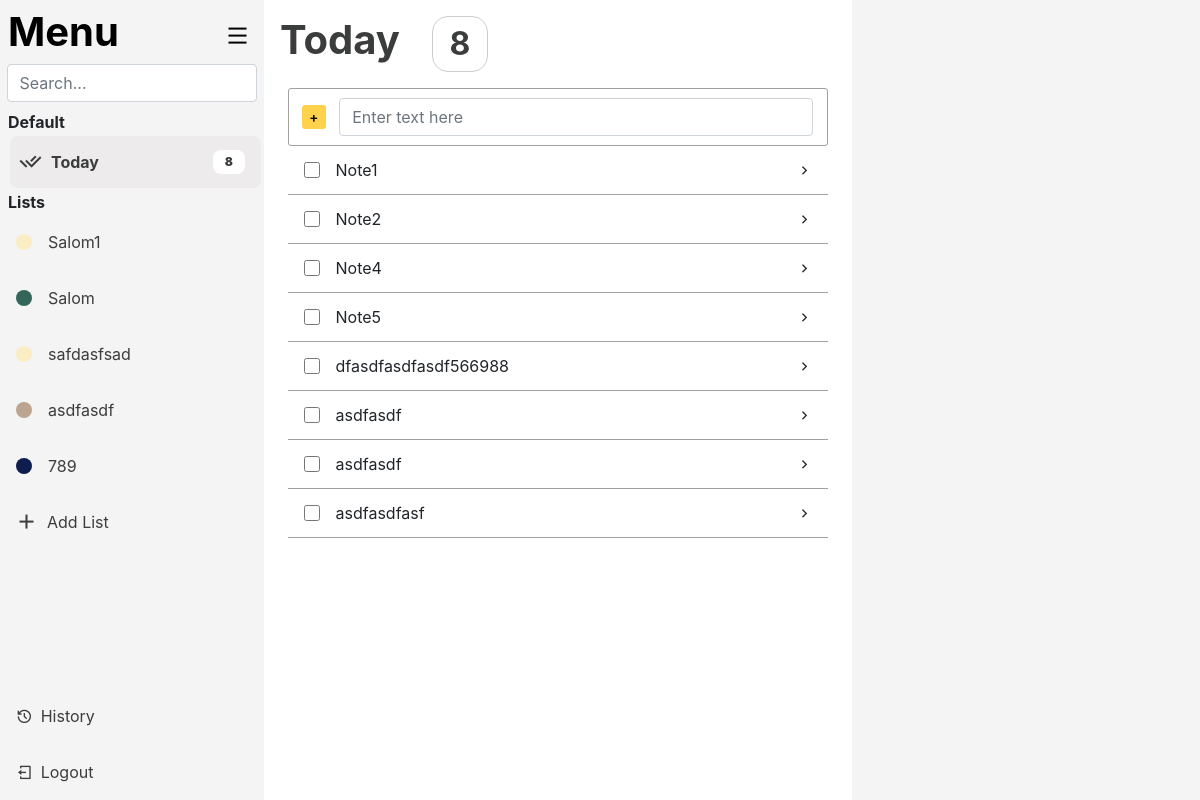
The app's page /noter/ (signed in), older data.
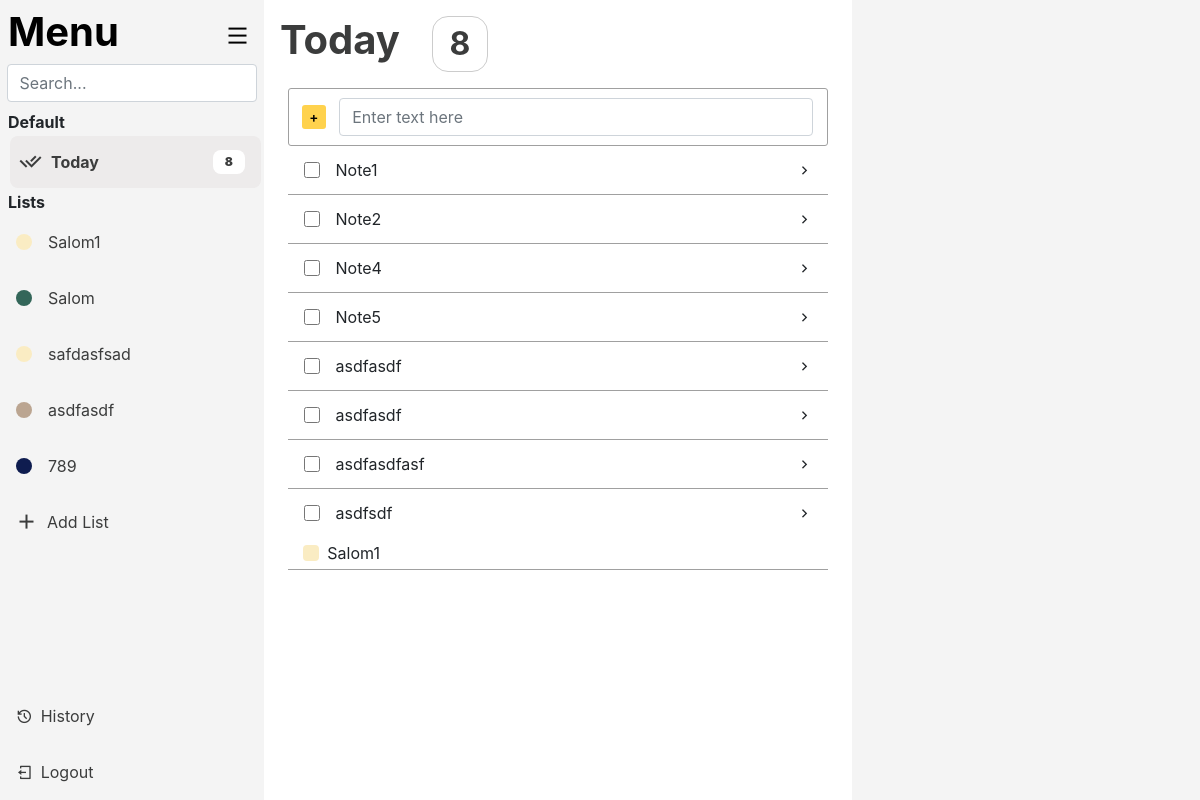
The same page, newer data.
### noter/models.py (models this page shows, shortened)
class List(models.Model):
    name = models.CharField(max_length=15)
    color = models.CharField(max_length=15, default='default')
    user = models.ForeignKey(CustomUser, on_delete=models.CASCADE, related_name='lists', default=1)

class Note(models.Model):
    title = models.CharField(max_length=100, null=False, blank=False)
    description = models.TextField(blank=True, default=None, null=True)
    status = models.BooleanField(default=False)
    created_at = models.CharField(max_length=20)
    start_at = models.DateField(null=True, blank=True)
    end_at = models.DateField(null=True, blank=True)
    deadline = models.DateField(null=True, blank=True)
    list = models.ForeignKey(List, on_delete=models.CASCADE, related_name='notes', null=True, blank=True)
    user = models.ForeignKey(CustomUser, on_delete=models.CASCADE, default=1)

### noter/views.py (the view)
# urls.py: path('', views.Home, name='home'),
@login_required
def Home(request):
    ulists = List.objects.filter(user = request.user)
    lists = []
    list_id = 0
    for list in ulists:
        if list.name != "Today":
            lists.append(list)
        if list.name == "Today":
            list_id = list.id
    unotes = Note.objects.filter(user = request.user)
    notes = []
    today = date.today()
    for note in unotes:
        if note.end_at <= today and note.status == False:
            if note.end_at:
                note.end_at = note.end_at.strftime('%Y-%m-%dT%H:%M')
            if note.start_at:
                note.start_at = note.start_at.strftime('%Y-%m-%dT%H:%M')
            if note.deadline:
                note.deadline = note.deadline.strftime('%Y-%m-%dT%H:%M')
            notes.append(note)
    return render(request, 'noter/home.html', {'lists': lists, 'number_of_notes':len(notes), 'notes':notes, 'list_id': list_id, 'today': today, 'none': None})

### noter/templates/noter/home.html (shortened to what this page needs)
{% extends 'noter/base.html' %}
{% block css %}
    {% load static %}
    <link rel="stylesheet" href="{% static 'noter/css/home.css' %}">
    <link href="https://cdn.jsdelivr.net/npm/remixicon@4.5.0/fonts/remixicon.css" rel="stylesheet"/>
    <link href="https://cdn.jsdelivr.net/npm/bootstrap@4.6.2/dist/css/bootstrap.min.css" rel="stylesheet">
{% endblock %}
{% block content %}
    <div class="main">
        <div class="menu">
            <div class="menu_header">
                <div class="menu_header_header">
                    <a href="{% url 'noter:home' %}" style="text-decoration: none; color: #000000;">
                        <h1><b>Menu</b></h1>
                    </a>
                    <button onclick="toggle()" style="border:none; background-color: transparent;">
                        <i class="ri-menu-line"></i>
                    </button>
                </div>
                <div class="menu_header_header_input">
                    <input type="search" class="form-control" placeholder="Search..." aria-label="Search">
                </div>
            </div>
            <div class="menu_tasks">
                <div class="menu_tasks_header">
                    <b>Default</b>
                </div>
                <div class="menu_tasks_buttons">
                    <a class="task_button ticked" href="{% url 'noter:home' %}">
                        <i class="ri-check-double-line task_button_text"></i>
                        <div class="task_button_text">Today</div>
                        <div class="task_button_number_parent">
                            <div class="task_button_number">
                                <b>{{ number_of_notes }}</b>
                            </div>
                        </div>
                    </a>
                </div>
            </div>
            <div class="menu_lists">
                <div class="menu_tasks_header">
                    <b>Lists</b>
                </div>
                <div class="menu_tasks_buttons">
                    <div class="menu_list_button_overflow">
                        {% for list in lists %}
                        <a class="menu_list_button " href="{% url 'noter:lists' list.id %}">
                            <div class="bg-{{list.color}} i"></div>
                            <div class="list_href_text">{{list.name}}</div>
                        </a>
                        {% endfor %}
                    </div>
                    <button class="menu_list_button_fteroo" onclick="add_list_div()">
                        <i class="ri-add-line" style="margin: 1vh 1vh;"></i>
                        <div class="menu_list_button_text">Add List</div>
                    </button>
                </div>
            </div>
            <div class="menu_footer">
                <a class="menu_footer_logout" href="{% url 'noter:history' %}">
                    <i class="ri-history-line"></i>History
                </a>
                <a class="menu_footer_logout" href="{% url 'users:logout' %}">
                    <i class="ri-logout-box-line"></i>Logout
                </a>
            </div>
        </div>
        <div class="list">
            <div class="list_text">
                <h1><b>Today</b></h1>
                <div class="list_text_number">
                    <b>{{ number_of_notes }}</b>
                </div>
            </div>
            <div class="list_main">
                <div class="list_main_notes">
                    <div class="list_main_add">
                        <form action="{% url 'noter:create-note' %}" method="post" style="display: flex; width: 100%;">
                            <div class="list_main_add_button">
                                <input type="button" value="+" class="list_main_add_button_button" onclick="add_note_div()">
                            </div>
                            <div class="list_main_add_input">
                                <input type="text" class="form-control" placeholder="Enter text here" name="title_input">
                            </div>
                        </form>
                    </div>
                    {% for note in notes %}
                        <div class="click_form_div" data-id="{{ note.id }}">
                            <form action="{% url 'noter:do' note.id 0 %}" method="post" class="list_main_note_form">
                                <div class="list_main_note">
                                    <div class="list_main_note_top">
                                        <div class="list_main_note_checkbox">
                                            <input type="checkbox" id="do_note" onchange="this.form.submit()">
                                        </div>
                                        <div class="list_main_note_text">
                                            {{note.title}}
                                        </div>
                                        <div class="list_main_note_i">
                                            <i class="ri-arrow-right-s-line"></i>
                                        </div>
                                    </div>
                                    <div class="list_main_note_bottom">
                                        {% if note.list != None %}
                                        <div class="list_main_note_bottom_list">
                                            <div class="bg-{{note.list.color}} p"></div>
                                            {{note.list.name}}
                                        </div>
                                        {% endif %}
                                    </div>
                                </div>
                            </form>
                        </div>
                    {% endfor %}
                </div>
            </div>
        </div>
        <div class="properties">
        </div>
    </div>
{% endblock %}

### noter/templates/noter/base.html (shortened to what this page needs)
<!DOCTYPE html>
<html lang="en">
<head>
    {% block css %}{% endblock %}
</head>
<body>
    {% block content %}
    {% endblock %}
</body>
</html>

Row changes from the older to the newer data that the page shows:
removed Note: title "dfasdfasdfasdf566988"
added Note: title "asdfsdf", list.name "Salom1"
